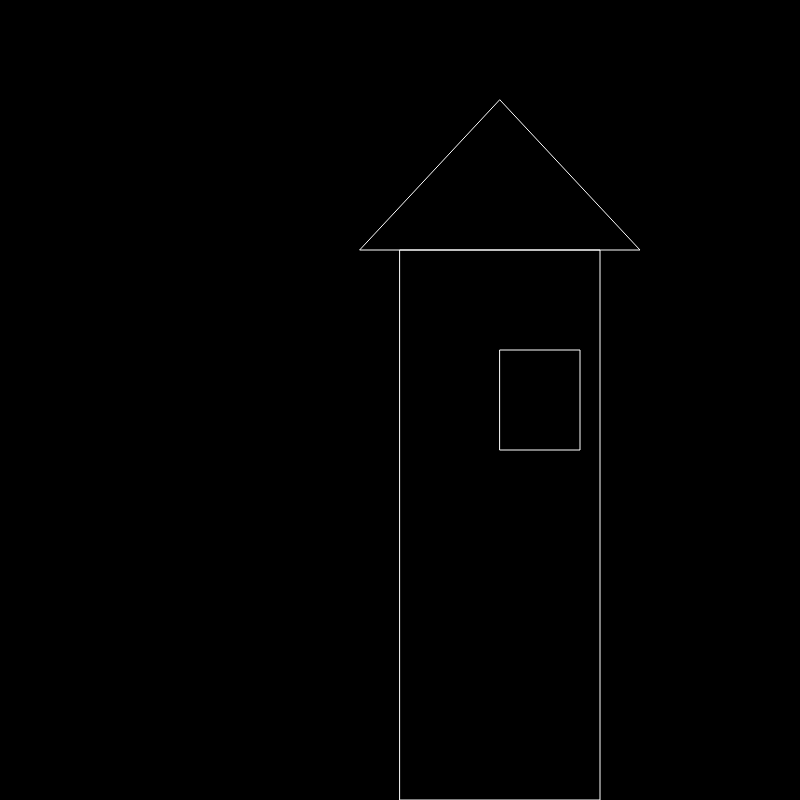
Frame 1 (no input)
Frame 60 (no input): identical to frame 1, image omitted
Frame 120 (the mouse pressed at the canvas centre since frame 60): identical to frame 1, image omitted

The p5.js sketch that drew this single still picture (run headless with seeded random() and noise() and a simulated clock; from frame 60 on, the mouse is pressed at the canvas centre):

// p5.js sketch
// ── sketch.js
var h;

function setup() {
  createCanvas(800, 800);
  h = new House();
}

function draw() {
  background(0);
  h.draw();
}


// a class is a datatype in object-oriented languages
// which has the following:
//  - attributes (properties/fields/variables)
//  - methods (functions)

function House() {
  
  // the local variable x (of the class house)
  // is it's left-right position
  this.x = 400;
  this.size = 550;
  
  this.draw = function() {
    noFill();
    stroke(255);
    rect(this.x, height-this.size, 200, this.size);
    triangle(this.x - 40, height-this.size, this.x + 240, height-this.size, this.x + 100, height-this.size-150);
    rect(this.x + 100, height-this.size+100, 80, 100);
  }; 
};
